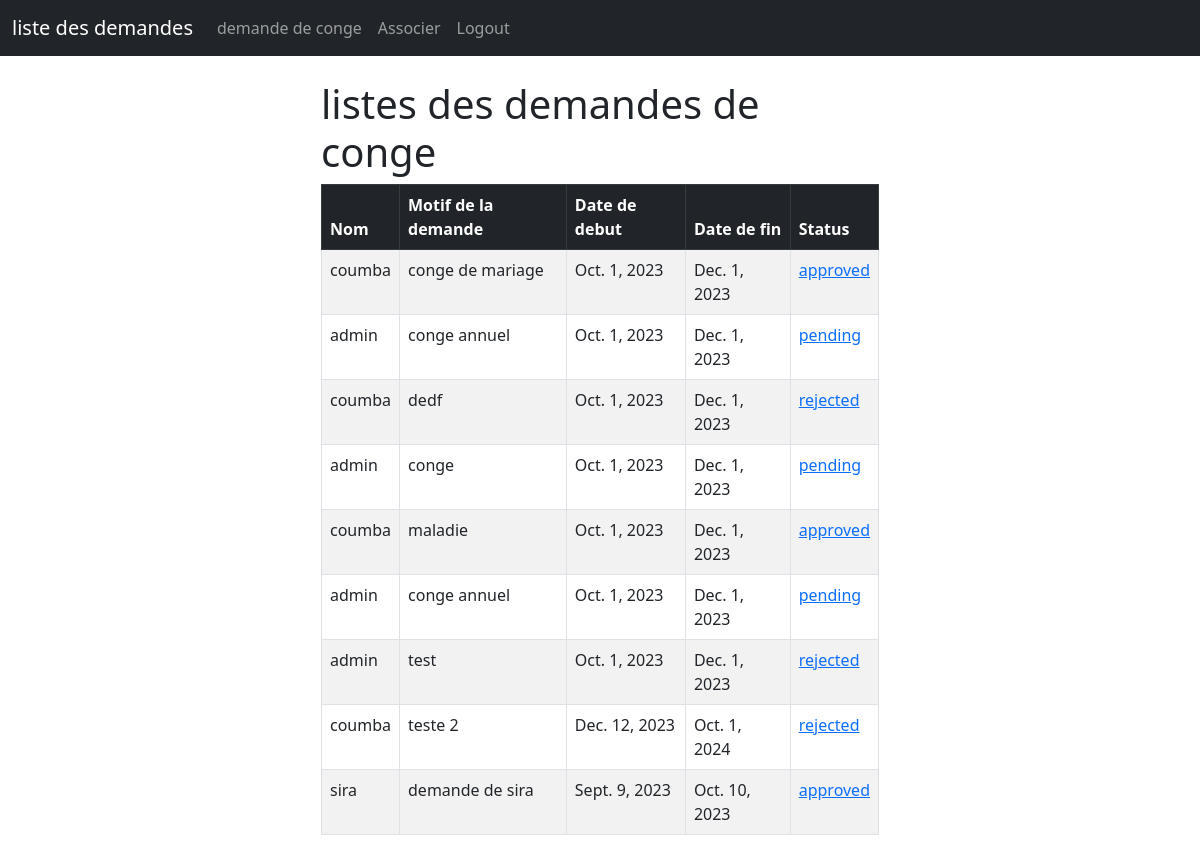
The app's page / (signed in), older data.
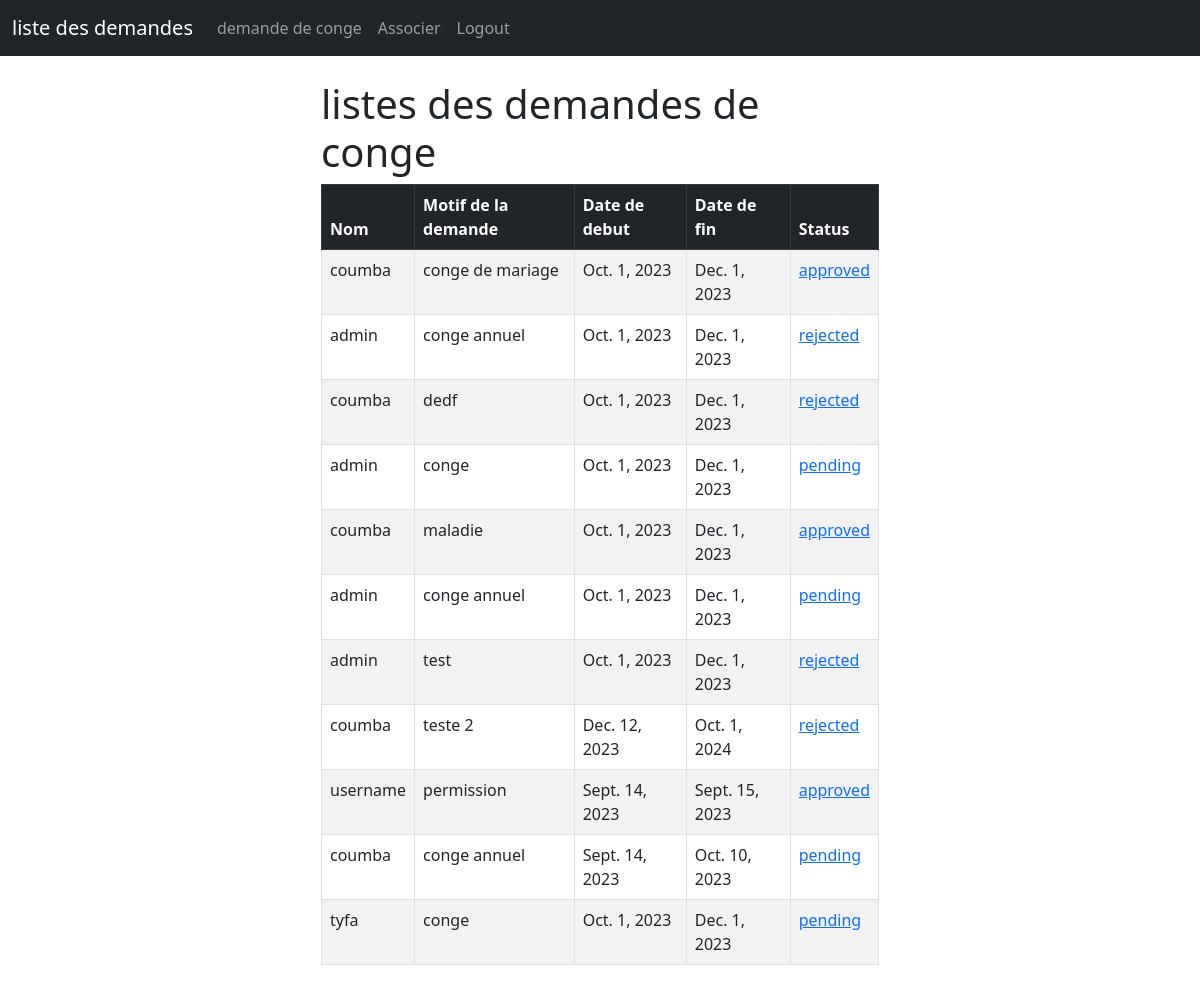
The same page, newer data.
### conge/models.py (models this page shows)
class CongeRequest(models.Model):
    user = models.ForeignKey(User, on_delete=models.CASCADE)
    motif = models.CharField(max_length=200)
    date_depart = models.DateField()
    date_arrivee = models.DateField()
    status = models.CharField(max_length=20, choices=[('pending', 'En attente'), ('approved', 'Approuvé'), ('rejected', 'Rejeté')], default='pending')

### conge/views.py (the view)
# urls.py: path('', views.liste, name='liste'),
def liste(request):
    congerequests = CongeRequest.objects.all()
    if request.method == 'POST':
        username = request.POST['username']
        password = request.POST['password']
        user = authenticate(request, username=username, password=password)
        if user is not None:
            login(request, user)
            messages.success(request, "Vous avez été connecté")
            return redirect('liste')
        else:
           messages.success(request, "une erreur s'est produite lors de la connexion, veuillez réessayer...")
           return redirect('liste')
    else:
        return render(request, 'liste.html', {'congerequests':congerequests})

### conge/templates/liste.html (shortened to what this page needs)
{% extends 'base.html'%}
{% block content%}
<div class="col-md-6 offset-md-3">
{% if user.is_authenticated %}
<h1>listes des demandes de conge</h1>
<table class="table table-striped table-hover table-bordered">
  <thead class="table-dark">
    <tr>
      <th scope="col">Nom</th>
      <th scope="col">Motif de la demande</th>
      <th scope="col">Date de debut</th>
      <th scope="col">Date de fin</th>
      <th scope="col">Status</th>
    </tr>
  </thead>
  <tbody>
    {% if congerequests %}
      {% for congerequest in congerequests %}
      <tr>
        <td>{{ congerequest.user}}</td>
        <td>{{ congerequest.motif }}</td>
        <td>{{ congerequest.date_depart }}</td>
        <td> {{ congerequest.date_arrivee }}</td>
        <td><a href="{% url 'valider_demande' congerequest.id %}">{{ congerequest.status }}</a></td>
    </tr>
      {% endfor %}
    {% endif %}
  </tbody>
</table>
{% endif %}
{% endblock %}

### conge/templates/base.html (shortened to what this page needs)
<!doctype html>
<html lang="en">
  <head>
    <link href="https://cdn.jsdelivr.net/npm/bootstrap@5.0.2/dist/css/bootstrap.min.css" rel="stylesheet">
  </head>
  <body>
    {% include 'navbar.html' %}
    <div class="container">
        <br/>
        {% block content %}
        {% endblock %}
    </div>
  </body>
</html>

### conge/templates/navbar.html (shortened to what this page needs)
<nav class="navbar navbar-expand-lg navbar-dark bg-dark">
    <div class="container-fluid">
      <a class="navbar-brand" href="{% url 'liste' %}"> liste des demandes </a>
      <div class="collapse navbar-collapse" id="navbarSupportedContent">
        <ul class="navbar-nav me-auto mb-2 mb-lg-0">
          {% if user.is_authenticated%}
          <li class="nav-item">
            <a class="nav-link" href="{% url 'demande_conge' %}">demande de conge</a>
          </li>
          <li class="nav-item">
            <a class="nav-link" href="{% url 'association' %}">Associer</a>
          </li>
          <li class="nav-item">
            <a class="nav-link" href="{% url 'logout' %}">Logout</a>
          </li>
          {% endif %}
        </ul>
      </div>
    </div>
  </nav>

Row changes from the older to the newer data that the page shows:
removed CongeRequest: user "sira", motif "demande de sira", date_depart "Sept. 9, 2023", date_arrivee "Oct. 10, 2023", status "approved"
changed CongeRequest (number 2 of 11 on the later page): status "pending" → "rejected"
added CongeRequest: user "username", motif "permission", date_depart "Sept. 14, 2023", date_arrivee "Sept. 15, 2023", status "approved"
added CongeRequest: user "coumba", motif "conge annuel", date_depart "Sept. 14, 2023", date_arrivee "Oct. 10, 2023", status "pending"
added CongeRequest: user "tyfa", motif "conge", date_depart "Oct. 1, 2023", date_arrivee "Dec. 1, 2023", status "pending"
